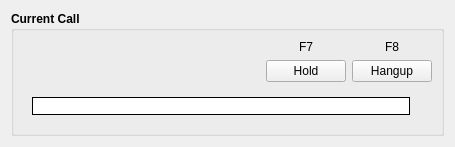
<?xml version="1.0" encoding="UTF-8"?>
<ui version="4.0">
 <class>CurrentCallWidget</class>
 <widget class="QWidget" name="CurrentCallWidget">
  <property name="geometry">
   <rect>
    <x>0</x>
    <y>0</y>
    <width>455</width>
    <height>144</height>
   </rect>
  </property>
  <property name="windowTitle">
   <string>Form</string>
  </property>
  <layout class="QVBoxLayout" name="verticalLayout_2">
   <item>
    <widget class="QGroupBox" name="groupBox">
     <property name="enabled">
      <bool>true</bool>
     </property>
     <property name="palette">
      <palette>
       <active>
        <colorrole role="Base">
         <brush brushstyle="SolidPattern">
          <color alpha="255">
           <red>255</red>
           <green>255</green>
           <blue>255</blue>
          </color>
         </brush>
        </colorrole>
       </active>
       <inactive>
        <colorrole role="Base">
         <brush brushstyle="SolidPattern">
          <color alpha="255">
           <red>255</red>
           <green>255</green>
           <blue>255</blue>
          </color>
         </brush>
        </colorrole>
       </inactive>
       <disabled>
        <colorrole role="Base">
         <brush brushstyle="SolidPattern">
          <color alpha="255">
           <red>255</red>
           <green>255</green>
           <blue>255</blue>
          </color>
         </brush>
        </colorrole>
       </disabled>
      </palette>
     </property>
     <property name="font">
      <font>
       <weight>75</weight>
       <bold>true</bold>
      </font>
     </property>
     <property name="title">
      <string>Current Call</string>
     </property>
     <layout class="QVBoxLayout" name="verticalLayout">
      <item>
       <layout class="QHBoxLayout" name="horizontalLayout">
        <item>
         <spacer name="horizontalSpacer">
          <property name="orientation">
           <enum>Qt::Horizontal</enum>
          </property>
          <property name="sizeHint" stdset="0">
           <size>
            <width>40</width>
            <height>20</height>
           </size>
          </property>
         </spacer>
        </item>
        <item>
         <layout class="QVBoxLayout" name="verticalLayout_4">
          <item>
           <widget class="QLabel" name="label_2">
            <property name="font">
             <font>
              <weight>50</weight>
              <bold>false</bold>
             </font>
            </property>
            <property name="text">
             <string notr="true">F7</string>
            </property>
            <property name="alignment">
             <set>Qt::AlignCenter</set>
            </property>
           </widget>
          </item>
          <item>
           <widget class="QPushButton" name="btn_hold">
            <property name="font">
             <font>
              <weight>50</weight>
              <bold>false</bold>
             </font>
            </property>
            <property name="text">
             <string>Hold</string>
            </property>
            <property name="shortcut">
             <string>F7</string>
            </property>
           </widget>
          </item>
         </layout>
        </item>
        <item>
         <layout class="QVBoxLayout" name="verticalLayout_3">
          <item>
           <widget class="QLabel" name="label">
            <property name="font">
             <font>
              <weight>50</weight>
              <italic>false</italic>
              <bold>false</bold>
             </font>
            </property>
            <property name="text">
             <string notr="true">F8</string>
            </property>
            <property name="alignment">
             <set>Qt::AlignCenter</set>
            </property>
           </widget>
          </item>
          <item>
           <widget class="QPushButton" name="btn_hangup">
            <property name="font">
             <font>
              <weight>50</weight>
              <bold>false</bold>
             </font>
            </property>
            <property name="toolTip">
             <string notr="true"/>
            </property>
            <property name="text">
             <string>Hangup</string>
            </property>
            <property name="shortcut">
             <string>F8</string>
            </property>
           </widget>
          </item>
         </layout>
        </item>
       </layout>
      </item>
      <item>
       <widget class="QWidget" name="widget" native="true">
        <property name="autoFillBackground">
         <bool>false</bool>
        </property>
        <layout class="QHBoxLayout" name="horizontalLayout_2">
         <item>
          <widget class="QLineEdit" name="lbl_call_info">
           <property name="enabled">
            <bool>false</bool>
           </property>
           <property name="palette">
            <palette>
             <active>
              <colorrole role="Text">
               <brush brushstyle="SolidPattern">
                <color alpha="255">
                 <red>0</red>
                 <green>0</green>
                 <blue>0</blue>
                </color>
               </brush>
              </colorrole>
             </active>
             <inactive>
              <colorrole role="Text">
               <brush brushstyle="SolidPattern">
                <color alpha="255">
                 <red>0</red>
                 <green>0</green>
                 <blue>0</blue>
                </color>
               </brush>
              </colorrole>
             </inactive>
             <disabled>
              <colorrole role="Text">
               <brush brushstyle="SolidPattern">
                <color alpha="255">
                 <red>0</red>
                 <green>0</green>
                 <blue>0</blue>
                </color>
               </brush>
              </colorrole>
             </disabled>
            </palette>
           </property>
           <property name="font">
            <font>
             <weight>75</weight>
             <bold>true</bold>
            </font>
           </property>
           <property name="styleSheet">
            <string notr="true">border: 1px solid black;</string>
           </property>
           <property name="frame">
            <bool>false</bool>
           </property>
           <property name="alignment">
            <set>Qt::AlignCenter</set>
           </property>
          </widget>
         </item>
         <item>
          <widget class="QLabel" name="lbl_callerid">
           <property name="text">
            <string/>
           </property>
          </widget>
         </item>
        </layout>
       </widget>
      </item>
     </layout>
    </widget>
   </item>
  </layout>
 </widget>
 <resources/>
 <connections/>
</ui>
